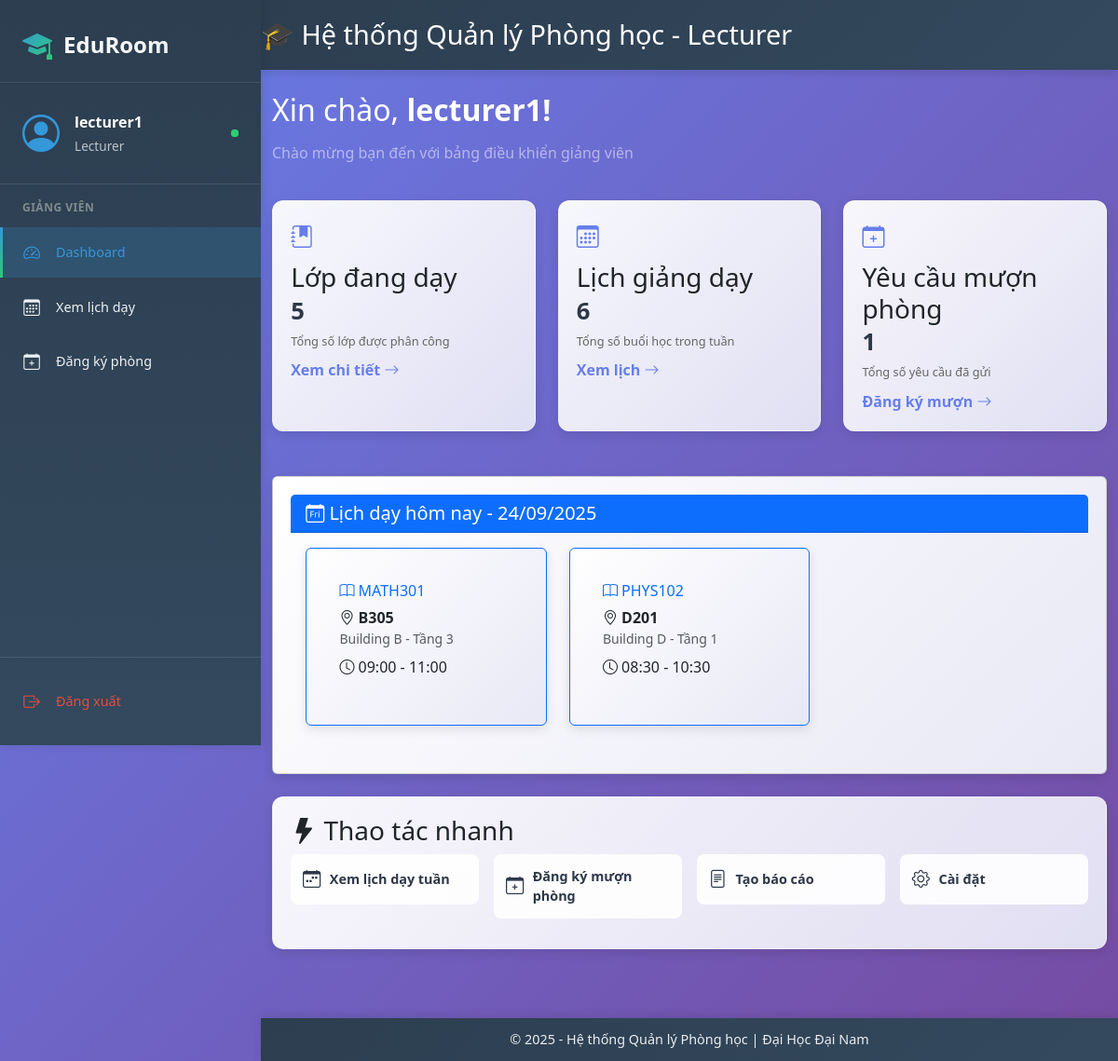
Page /classroom_management/lecturer/dashboard.php (signed in) on the committed database.
### tables this page shows
CREATE TABLE `schedules` (
  `schedule_id` int NOT NULL AUTO_INCREMENT,
  `class_id` int DEFAULT NULL,
  `room_id` int DEFAULT NULL,
  `lecturer_id` int DEFAULT NULL,
  `start_time` datetime DEFAULT NULL,
  `end_time` datetime DEFAULT NULL,
  `day_of_week` enum('Mon','Tue','Wed','Thu','Fri','Sat','Sun') DEFAULT NULL,
  PRIMARY KEY (`schedule_id`),
  KEY `class_id` (`class_id`),
  KEY `room_id` (`room_id`),
  KEY `lecturer_id` (`lecturer_id`),
  CONSTRAINT `schedules_ibfk_1` FOREIGN KEY (`class_id`) REFERENCES `classes` (`class_id`),
  CONSTRAINT `schedules_ibfk_2` FOREIGN KEY (`room_id`) REFERENCES `rooms` (`room_id`),
  CONSTRAINT `schedules_ibfk_3` FOREIGN KEY (`lecturer_id`) REFERENCES `users` (`user_id`)
);

CREATE TABLE `classes` (
  `class_id` int NOT NULL AUTO_INCREMENT,
  `class_code` varchar(20) NOT NULL,
  `lecturer_id` int DEFAULT NULL,
  `size` int DEFAULT NULL,
  `department` varchar(100) DEFAULT NULL,
  PRIMARY KEY (`class_id`),
  UNIQUE KEY `class_code` (`class_code`),
  KEY `lecturer_id` (`lecturer_id`),
  CONSTRAINT `classes_ibfk_1` FOREIGN KEY (`lecturer_id`) REFERENCES `users` (`user_id`)
);

CREATE TABLE `rooms` (
  `room_id` int NOT NULL AUTO_INCREMENT,
  `room_code` varchar(20) NOT NULL,
  `building` varchar(50) DEFAULT NULL,
  `floor` int DEFAULT NULL,
  `capacity` int DEFAULT NULL,
  `room_type` enum('Lecture','Lab','Seminar','Other') NOT NULL,
  `status` enum('Available','Maintenance','Inactive') DEFAULT 'Available',
  `note` text,
  PRIMARY KEY (`room_id`),
  UNIQUE KEY `room_code` (`room_code`)
);

### classroom_management/lecturer/dashboard.php (the view, shortened to what this page needs)
<?php
include("../includes/header.php");
include("../includes/navbar.php");
include("../db.php");
$lecturer_id = $_SESSION['user_id'];
$sql_classes = "SELECT COUNT(*) as total_classes FROM classes WHERE lecturer_id = $lecturer_id";
$res_classes = mysqli_query($conn, $sql_classes);
$total_classes = mysqli_fetch_assoc($res_classes)['total_classes'];
$sql_schedules = "SELECT COUNT(*) as total_schedules FROM schedules WHERE lecturer_id = $lecturer_id";
$res_schedules = mysqli_query($conn, $sql_schedules);
$total_schedules = mysqli_fetch_assoc($res_schedules)['total_schedules'];
$sql_bookings = "SELECT COUNT(*) as total_bookings FROM booking_requests WHERE user_id = $lecturer_id";
$res_bookings = mysqli_query($conn, $sql_bookings);
$total_bookings = mysqli_fetch_assoc($res_bookings)['total_bookings'];
$today = date('l');
$day_map = [
    'Monday' => 'Mon',
    'Tuesday' => 'Tue',
    'Wednesday' => 'Wed',
    'Thursday' => 'Thu',
    'Friday' => 'Fri',
    'Saturday' => 'Sat',
    'Sunday' => 'Sun'
];
$today_short = $day_map[$today];
$sql_today = "SELECT s.start_time, s.end_time, c.class_code, r.room_code, r.building, r.floor
              FROM schedules s
              JOIN classes c ON s.class_id = c.class_id
              JOIN rooms r ON s.room_id = r.room_id
              WHERE s.lecturer_id = $lecturer_id AND s.day_of_week = '$today_short'
              ORDER BY s.start_time";
$result_today = mysqli_query($conn, $sql_today);
?>
<div class="container mt-4">
    <div class="row mb-4">
        <div class="col-12">
            <h2 class="text-white mb-3">
                 Xin chào, <strong><?= htmlspecialchars($_SESSION['full_name'] ?? $_SESSION['username']) ?>!</strong>
            </h2>
            <p class="text-white-50">Chào mừng bạn đến với bảng điều khiển giảng viên</p>
        </div>
    </div>
    <div class="row g-4 mb-5">
        <div class="col-md-4">
            <div class="stats-card classes-card">
                <div class="card-content">
                    <div class="card-icon">
                        <i class="bi bi-journal-bookmark-fill"></i>
                    </div>
                    <div class="card-info">
                        <h3 class="card-title">Lớp đang dạy</h3>
                        <div class="card-number"><?= number_format($total_classes) ?></div>
                        <p class="card-description">Tổng số lớp được phân công</p>
                    </div>
                    <div class="card-action">
                        <a href="classes.php" class="action-btn">
                            <span>Xem chi tiết</span>
                            <i class="bi bi-arrow-right"></i>
                        </a>
                    </div>
                </div>
            </div>
        </div>
        <div class="col-md-4">
            <div class="stats-card rooms-card">
                <div class="card-content">
                    <div class="card-icon">
                        <i class="bi bi-calendar3"></i>
                    </div>
                    <div class="card-info">
                        <h3 class="card-title">Lịch giảng dạy</h3>
                        <div class="card-number"><?= number_format($total_schedules) ?></div>
                        <p class="card-description">Tổng số buổi học trong tuần</p>
                    </div>
                    <div class="card-action">
                        <a href="schedules.php" class="action-btn">
                            <span>Xem lịch</span>
                            <i class="bi bi-arrow-right"></i>
                        </a>
                    </div>
                </div>
            </div>
        </div>
        <div class="col-md-4">
            <div class="stats-card bookings-card">
                <div class="card-content">
                    <div class="card-icon">
                        <i class="bi bi-calendar-plus"></i>
                    </div>
                    <div class="card-info">
                        <h3 class="card-title">Yêu cầu mượn phòng</h3>
                        <div class="card-number"><?= number_format($total_bookings) ?></div>
                        <p class="card-description">Tổng số yêu cầu đã gửi</p>
                    </div>
                    <div class="card-action">
                        <a href="booking.php" class="action-btn">
                            <span>Đăng ký mượn</span>
                            <i class="bi bi-arrow-right"></i>
                        </a>
                    </div>
                </div>
            </div>
        </div>
    </div>
    <div class="card mb-4">
        <div class="card-header bg-primary text-white">
            <h5 class="mb-0">
                <i class="bi bi-calendar-day"></i>
                Lịch dạy hôm nay - <?= date('d/m/Y') ?>
            </h5>
        </div>
        <div class="card-body">
            <?php if (mysqli_num_rows($result_today) > 0): ?>
                <div class="row">
                    <?php while ($row = mysqli_fetch_assoc($result_today)): ?>
                        <div class="col-md-6 col-lg-4 mb-3">
                            <div class="card border-primary h-100">
                                <div class="card-body">
                                    <h6 class="card-title text-primary">
                                        <i class="bi bi-book"></i> <?= htmlspecialchars($row['class_code']) ?>
                                    </h6>
                                    <p class="card-text mb-2">
                                        <i class="bi bi-geo-alt"></i>
                                        <strong><?= htmlspecialchars($row['room_code']) ?></strong>
                                        <br><small class="text-muted"><?= htmlspecialchars($row['building']) ?> - Tầng <?= $row['floor'] ?></small>
                                    </p>
                                    <p class="card-text">
                                        <i class="bi bi-clock"></i>
                                        <?= date("H:i", strtotime($row['start_time'])) ?> - <?= date("H:i", strtotime($row['end_time'])) ?>
                                    </p>
                                </div>
                            </div>
                        </div>
                    <?php endwhile; ?>
                </div>
            <?php endif; ?>
        </div>
    </div>
    <div class="quick-actions-section">
        <h3 class="section-title">
            <i class="bi bi-lightning-fill"></i>
            Thao tác nhanh
        </h3>
        <div class="row g-3">
            <div class="col-md-6 col-lg-3">
                <a href="schedules.php" class="quick-action-card">
                    <i class="bi bi-calendar-week"></i>
                    <span>Xem lịch dạy tuần</span>
                </a>
            </div>
            <div class="col-md-6 col-lg-3">
                <a href="booking.php" class="quick-action-card">
                    <i class="bi bi-calendar-plus"></i>
                    <span>Đăng ký mượn phòng</span>
                </a>
            </div>
            <div class="col-md-6 col-lg-3">
                <a href="#" class="quick-action-card" onclick="alert('Tính năng đang phát triển!')">
                    <i class="bi bi-file-text"></i>
                    <span>Tạo báo cáo</span>
                </a>
            </div>
            <div class="col-md-6 col-lg-3">
                <a href="#" class="quick-action-card" onclick="alert('Tính năng đang phát triển!')">
                    <i class="bi bi-gear"></i>
                    <span>Cài đặt</span>
                </a>
            </div>
        </div>
    </div>
</div>
<?php include("../includes/footer.php"); ?>

### classroom_management/assets/css/style.css (style rules this page uses)
* { box-sizing: border-box; margin: 0; padding: 0; }
body { font-family: 'Roboto', 'Segoe UI', Tahoma, Geneva, Verdana, sans-serif; background: linear-gradient(135deg, #667eea 0%, #764ba2 100%); min-height: 100vh; color: #333; padding-left: 280px; padding-bottom: 60px; margin: 0; overflow-x: hidden; }
h1, h2, h3, h4, h5, h6 { font-weight: 700; margin-bottom: 0.6rem; color: #2d3748; }
h2 { font-size: 1.8rem; }
h3 { font-size: 1.3rem; }
p { line-height: 1.4; margin-bottom: 0.6rem; }
.card { background: linear-gradient(135deg, rgba(255, 255, 255, 0.9), rgba(230, 230, 245, 0.9)); border-radius: 12px; padding: 1.2rem; margin-bottom: 1rem; box-shadow: 0 4px 12px rgba(0, 0, 0, 0.1); border: 1px solid rgba(255, 255, 255, 0.3); transition: all 0.3s ease; height: 100%; }
.stats-card { background: linear-gradient(135deg, rgba(255, 255, 255, 0.95), rgba(230, 230, 245, 0.95)); border-radius: 12px; padding: 1.2rem; height: 100%; position: relative; overflow: hidden; box-shadow: 0 4px 12px rgba(0, 0, 0, 0.1); border: 1px solid rgba(255, 255, 255, 0.3); transition: all 0.3s ease; }
.stats-card .card-icon { font-size: 1.5rem; color: #667eea; margin-bottom: 0.6rem; }
.stats-card .card-number { font-size: 1.6rem; font-weight: 700; color: #2d3748; margin-bottom: 0.3rem; }
.stats-card .card-description { font-size: 0.8rem; color: #666; margin-bottom: 0.6rem; }
.stats-card .card-action a { color: #667eea; text-decoration: none; font-weight: 600; }
.quick-actions-section { background: linear-gradient(135deg, rgba(255, 255, 255, 0.95), rgba(230, 230, 245, 0.95)); border-radius: 12px; padding: 1.2rem; box-shadow: 0 4px 12px rgba(0, 0, 0, 0.1); border: 1px solid rgba(255, 255, 255, 0.3); margin-top: 1rem; margin-bottom: 60px; }
.quick-action-card { display: flex; align-items: center; padding: 0.8rem; background: rgba(255, 255, 255, 0.9); border-radius: 8px; text-decoration: none; color: #2d3748; transition: all 0.3s ease; margin-bottom: 0.8rem; }
.quick-action-card i { font-size: 1.2rem; margin-right: 0.6rem; }
.quick-action-card span { font-weight: 600; font-size: 0.9rem; }
.card, .quick-action-card { animation: fadeIn 0.5s ease-out; }
.text-muted { color: #6c757d; }
.mt-4 { margin-top: 1rem; }
.mb-3 { margin-bottom: 0.6rem; }
.mb-5 { margin-bottom: 1.5rem; }
.row { display: flex; flex-wrap: wrap; margin: 0 -0.3rem; }
.col, .col-md-4, .col-md-6, .col-lg-3 { padding: 0 0.3rem; flex: 1; }
.col-md-4 { flex: 0 0 33.333%; }
.col-md-6 { flex: 0 0 50%; }
.col-lg-3 { flex: 0 0 25%; }

### rows in the picture
schedules: class.class_code "MATH301", room.room_code "B305", room.building "Building B", room.floor "3", start_time "09:00", end_time "11:00"
schedules: class.class_code "PHYS102", room.room_code "D201", room.building "Building D", room.floor "1", start_time "08:30", end_time "10:30"

### other values in the picture
$_SESSION['role'] "Lecturer"
$_SESSION['username'] "lecturer1"
$_SESSION['full_name'] "lecturer1"
$total_classes "5"
$total_schedules "6"
$total_bookings "1"
